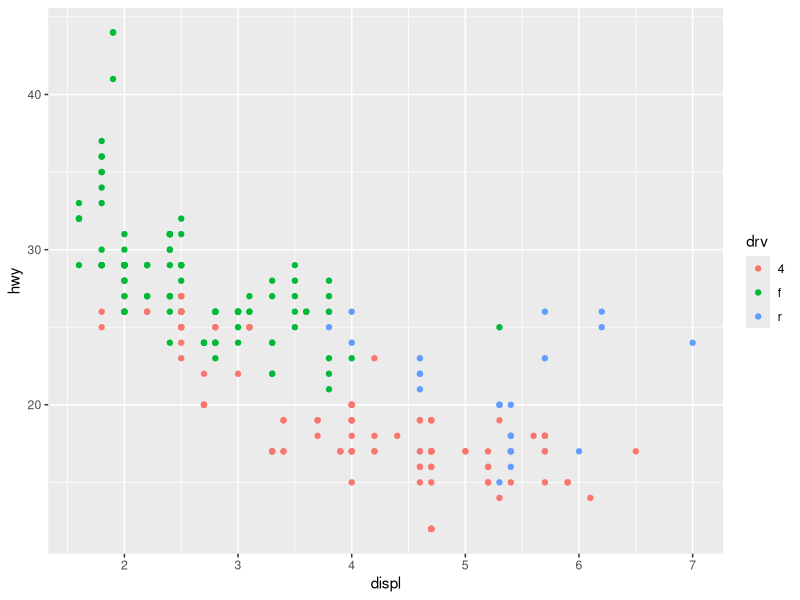

Write the R code that produced this figure.
## ---- chunk 1
library(tidyverse)
## ---- chunk 2

## ---- chunk 3
ggplot(data = mpg, mapping = aes(x = displ, y = hwy, color = drv)) + 
  geom_point()
## ---- chunk 4

